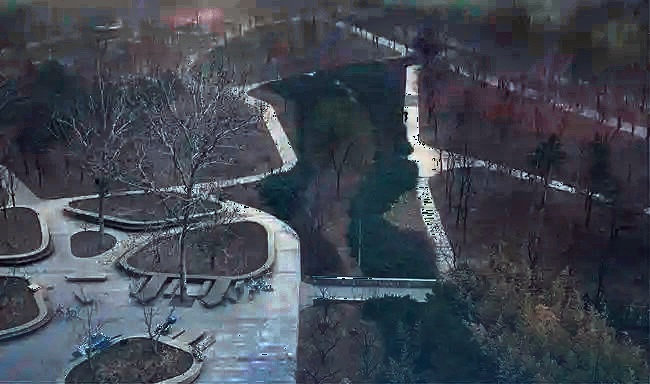
#> input picture images/result/lighten.jpg, 650 x 384 px
$ python image_shape_painting.py
#> lines starting #> are read from the running program, lines starting #| are printed output that depends on the picture; long printed decimals are rounded
import cv2 as cv
import numpy as np

def pixel_operation(image_path: str):
#> called with image_path = './images/result/lighten.jpg'
    img = cv.imread(image_path, cv.IMREAD_COLOR)
#> img is the input picture: shape (384, 650, 3); mean B, G, R 81.8, 71.1, 65.2
    img = cv.cvtColor(img, cv.COLOR_BGR2GRAY)
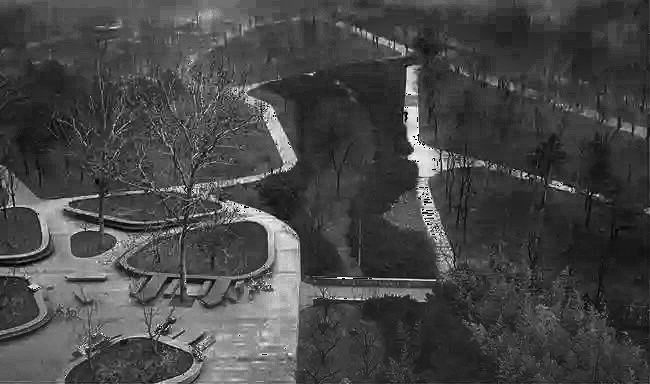
#> img: shape (384, 650); min 0, max 254, mean 70.6
    cv.imshow('input', img)

    # 注意：python中的print函数默认换行，可以用end=''或者接任意字符
    # 像素均值、方差
    means, dev = cv.meanStdDev(img)
#> means = [70.56]; dev = [38.67]
    print('means: {}, \n dev: {}'.format(means, dev))
#| means: [[70.556]],
#|  dev: [[38.673]]
    # [11 lines of commented-out code are left out]

    cv.waitKey(0)
    cv.destroyAllWindows()


if __name__ == '__main__':
    path = './images/result/lighten.jpg'
    pixel_operation(path)
